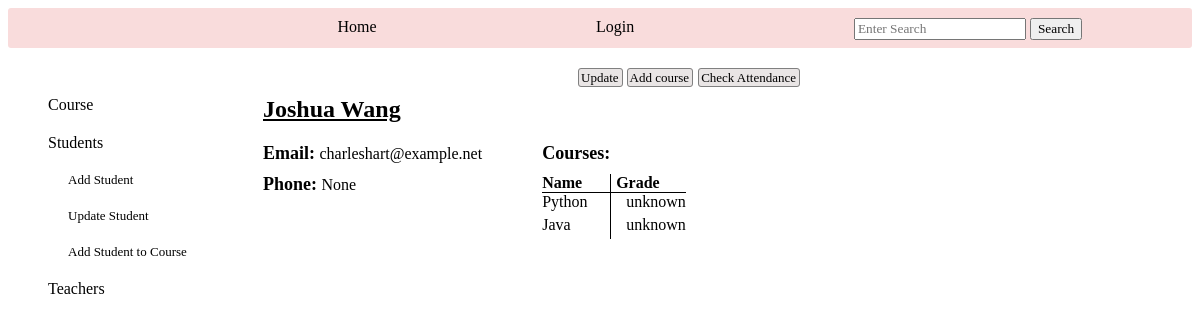
/student_info/4, run on an earlier commit of the app's database.
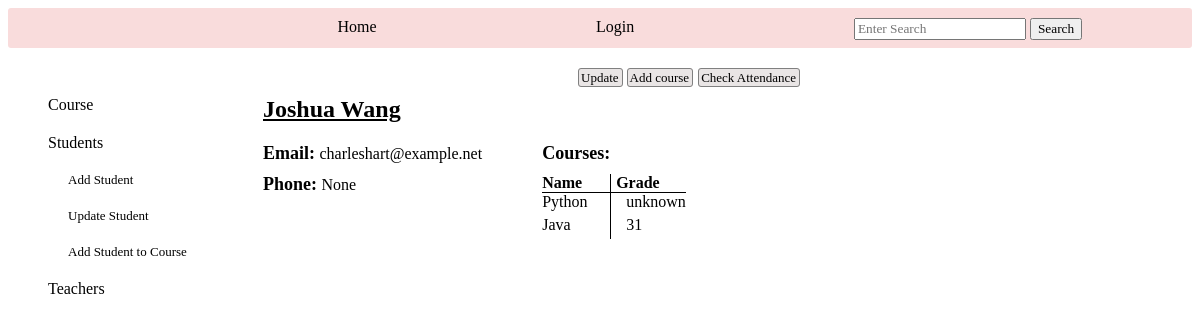
And on a later commit of the database.
### tables this page shows
CREATE TABLE students (
        id INTEGER PRIMARY KEY,
        name TEXT NOT NULL,
        email TEXT UNIQUE,
        phone TEXT UNIQUE,
        user_id INTEGER,
        FOREIGN KEY(user_id) REFERENCES new_users (id)
        );

CREATE TABLE courses (
        id INTEGER PRIMARY KEY,
        name TEXT NOT NULL,
        description TEXT DEFAULT "Still not updated",
        teacher_id TEXT NOT NULL DEFAULT "Still not updated",
        start TEXT DEFAULT "Still not updated",
        day TEXT DEFAULT "Still not updated",
        time TEXT DEFAULT "Still not updated", 
        FOREIGN KEY (teacher_id) REFERENCES teachers (id)
        );

CREATE TABLE students_courses (
        id INTEGER PRIMARY KEY,
        student_id INTEGER,
        course_id INTEGER,
        grade INTEGER DEFAULT "unknown",
        UNIQUE (student_id, course_id),
        FOREIGN KEY (student_id) REFERENCES students (id),
        FOREIGN KEY (course_id) REFERENCES courses (id)
    );

### app.py (the view)
@app.route('/student_info/<student_id>')
def student_info(student_id): # specific student information
    log=check_log()
    info=info_user()
    student_dict={}
    student_dict['link1']=['create']
    student_dict['id']=student_id
    student=crud.read_if('*',"students","id", student_id)
    student_object=create_students_objects(student)
    student_dict['courses_title']='Courses: '
    student_dict['course_name']='Name'
    student_dict['course_grade']='Grade'
    courses=crud.read_if('course_id, grade','students_courses', 'student_id', student_id)
    if len(courses)==0:
        student_dict['courses']=''
        student_dict['no_courses']='The student is not enrolled for any of the courses'
        student_dict['form']=[]
    else:
        student_dict['link2']=['create']
        courses_names=[]
        for c in courses:
            c_g=namedtuple('C_grade', ['id','name','grade'])
            c_g.id=c[0]
            c_g.name=crud.course_name(c[0])
            c_g.grade=c[1]
            courses_names.append(c_g)
        student_dict['courses']=courses_names
        student_dict['no_courses']=''
        student_dict['form']=['create']
    return render_template('admin_students.html', log=log, info=info, student_object=student_object, student_dict=student_dict, student_attend='')

### app.py (called while the page is built)
def check_log(): #check if user is loged in or not
    log_result={}
    if "name" in session:
        link='/logout'
        log='Logout'
        log_result['link']=link
        log_result['log']=log
        return log_result
    else:
        link='/login'
        log='Login'
        log_result['link']=link
        log_result['log']=log
        return log_result

def info_user(): # get user info
    if "role" in session:
        info={}
        if session['role']=='admin':
            info['id']=session['id']
            info['link']=f"/administrator/{session['id']}"
            info['word']='Administrator'
            info['hello']=f"Hello {crud.admin_name(session['id'])}- what do you want to do?"
        if session['role']=='teacher':
            info['id']=session['id']
            info['link']=f"/teacher_profile/{session['id']}"
            info['word']=f"Welcome {crud.teacher_name(session['id'])}"
            info['class']='user_hello'
        if session['role']=='student':
            info['id']=session['id']
            info['link']=f"/student_profile/{session['id']}"
            info['word']=f"Welcome {crud.student_name(session['id'])}"
            info['class']='user_hello'
        return info

### crud.py (called while the page is built)
def read_if(column, table, value, condition):
    return query(f"SELECT {column} FROM {table} WHERE {value}='{condition}'")

def course_name(course_id):
    name=read_if('name', 'courses', 'id', course_id)
    name=name[0][0]
    return name

### functions.py (called while the page is built)
def create_students_objects(students: list):
    students_objects=[classes.Student(student[0], student[1], student[2], student[3], student[4]) for student in students]
    return students_objects

### setup_db.py (called while the page is built)
def query(sql):
    with sqlite3.connect('students.db') as conn:
        cur=conn.cursor()
        cur.execute(sql)
        return cur.fetchall()

### templates/admin_students.html (shortened to what this page needs)
{% include "admin_nav_students.html" %}
    <div class="admin_students_main">
        <div class="student_courses">
            <div class="average_course_attend">
            </div>
        </div>
        {% for student in student_object %}
        <div class="main_student_info">
            <div class="title_info_student">
                <div class="info_student_name">{{student.name}}</div>
            </div>
            <div class="main_course_detail">
                <div class="basic_course_info" >
                    {% for student in student_object %}
                    <div class="info_student_email"><span class="title_student">Email: </span>{{student.email}}</div>
                    <div class="info_student_phone"><span class="title_student">Phone: </span>{{student.phone}}</div>
                    {% endfor %}
                </div>
                <div class="info_student_courses">
                    <div class="title_student" style="margin-bottom: 10px;">{{student_dict.courses_title}}</div>
                    {% for f in student_dict.form %}
                    <div class="title_course_name">{{student_dict.course_name}}</div>
                    <div class="title_student_grade">{{student_dict.course_grade}}</div>
                    {% endfor %}
                    <div class="student_course_name">
                        {% for course in student_dict.courses %}
                        <div><a href="/course_info/{{course.id}}">{{course.name}}</a></div>
                        {% endfor %}
                    </div>
                    <div class="student_grade">
                        {% for course in student_dict.courses %}
                        <div class="">{{course.grade}}</div>
                        {% endfor %}
                    </div>
                    <div class="no_student_courses">{{student_dict.no_courses}}</div>
                </div>
            </div>
        </div>
        {% endfor %}
    </div>
    <div class="info_more_links">
        {% for l in student_dict.link1 %}
        <div>
            <a href="/chosen_student/{{student_dict.id}}">Update</a>
            <a href="/student_id_registration/{{student_dict.id}}">Add course</a>
        </div>
        {% endfor %}
        {% for l in student_dict.link2 %}
        <div>
            <a href="/attendance_student/{{student_dict.id}}">Check Attendance</a>
        </div>
        {% endfor %}
    </div>
</div>

### templates/admin_nav_students.html (shortened to what this page needs)
{% extends "base.html" %}
{% block content %}
<div class="admin_pages">
    <div class="links">
        <div class="link"><a href="/admin_courses">Course</a></div>
        <div class="link"><a href="/admin_students">Students</a></div>
            <div class="more_links">
                <div class="link"><a href="/add_student">Add Student</a></div>
                <div class="link"><a href="/update_students">Update Student</a></div>
                <div class="link"><a href="/student_registration">Add Student to Course</a></div>
            </div>
        <div class="link"><a href="/admin_teachers">Teachers</a></div>
    </div>
{% endblock %}

### templates/base.html
{% include "header.html" %}
{% block content %}
{% endblock %}

### templates/header.html (shortened to what this page needs)
<!DOCTYPE html>
<html lang="en">
<head>
    <link rel="stylesheet" href="../static/style.css">
</head>
<body>
 <div class="navbar">
    <a href="/home">Home</a>
    <a href="{{log.link}}">{{log.log}}</a>
    <form action="/search" method="">
        <input type="text" name="search" placeholder="Enter Search">
        <input type="submit" value="Search">
    </form>
 </div>

### static/style.css (style rules this page uses)
input { font-family: 'Times New Roman', Times, serif; }
.links { display: flex; flex-direction: column; gap: 20px; margin-left: 20px; grid-column: 1; grid-row: 2; }
.link>* { text-decoration: none; color: black; }
.more_links { display: flex; flex-direction: column; gap: 20px; margin-left: 20px; font-size:small; width: 120px; }
.navbar { width: 100%; height: 40px; text-decoration: none; display: flex; justify-content: space-around; background-color: rgb(249, 220, 220); border-radius: 3px 3px 3px 3px; }
.navbar>* { text-decoration: none; color: black; height: max-content; margin-top: 10px; }
.admin_pages { display: grid; grid-template-columns: max-content max-content; grid-template-rows: max-content max-content; column-gap: 70px; row-gap: 10px; margin-left: 20px; }
.info_more_links { display: flex; gap: 5px; grid-row: 1; grid-column: 2; height: 18px; margin-left: 320px; }
.info_more_links>div>a { color: black; text-decoration: none; border-width: 0.5px; border-style: solid; border-radius: 3px; border-color: gray; padding: 1px 3px 1px 2px; background-color: rgb(233, 229, 229); font-size:small; text-align: center; }
.main_course_detail { display: grid; grid-template-columns: max-content max-content; gap:60px; }
.basic_course_info { grid-column: 1; display: flex; flex-direction: column; gap: 10px; }
.average_course_attend { display: flex; flex-direction: column; gap: 5px; }
.admin_students_main { grid-column: 2; grid-row: 2; display: flex; }
.main_student_info { display: flex; flex-direction: column; gap: 20px; }
.info_student_name { font-size:x-large; font-weight:bolder; text-decoration: underline; }
.title_student { font-size: large; font-weight: bold; }
.info_student_courses { grid-column: 2; display: grid; align-self: center; grid-template-columns: max-content max-content; grid-template-rows: max-content max-content max-content; }
.title_course_name { grid-column: 1; grid-row: 2; border-bottom: solid black 1px; font-weight: bold; }
.title_student_grade { grid-column: 2; grid-row: 2; padding-left: 5px; border-bottom: solid black 1px; border-left: solid black 1px; font-weight: bold; }
.student_course_name { grid-column: 1; grid-row: 3; padding-right: 5px; }
.student_course_name>div { padding-bottom: 5px; }
.student_course_name>*>a { text-decoration: none; color: black; }
.student_grade { grid-column: 2; grid-row: 3; }
.student_grade>div { border-left: solid black 1px; padding-left: 15px; padding-bottom: 5px; }
.no_student_courses { grid-column: 1; grid-row: 2; }
.student_courses { display: flex; flex-direction: column; gap: 20px; }

What changed in the data, as far as the page shows it:
no longer on this page (row edited): students_courses: grade "unknown"
Also different on the page:
new list line: "31"
